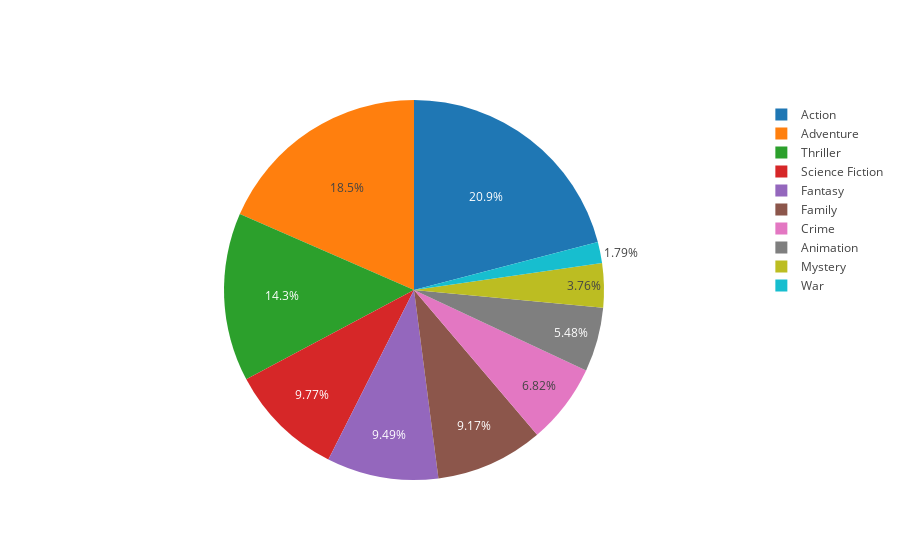

Source (notebook cell):
### Code cell
from plotly.offline import init_notebook_mode, iplot
import plotly
import plotly.graph_objs as go

init_notebook_mode(connected=True)

labels = genres1.index
values = genres1['budget']

trace = go.Pie(labels=labels, values=values)

iplot([trace], show_link=False)

### Figure 1 — Plotly figure (JSON) as saved in the notebook; plotly's stock layout.template omitted (floating-point values rounded to 4 significant figures)
{"data": [{"labels": ["Adventure", "Animation", "Science Fiction", "Fantasy", "Action", "Family", "Mystery", "Thriller", "War", "Crime"], "type": "pie", "uid": "b9340b94-4615-4ea0-b6de-887bff756b1b", "values": [52376, 15546, 27720, 26939, 59399, 26006, 10676, 40659, 5069, 19340]}], "layout": {}}
